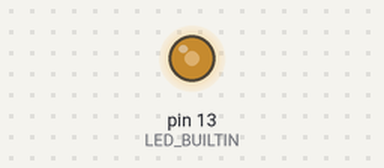
A sketch run on a simulated Arduino Uno, built with avr-gcc and run on an emulated ATmega328P. Parts: output pins drawn as LEDs (lit = HIGH).

Above: at 0.1 s.
Timing chart, 0 to 1.6 s (numbered marks = the images above):
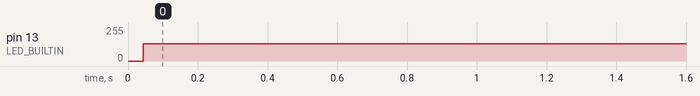

Measured:
- by itself, pin 13 (LED_BUILTIN): 0/255 → 129/255 at 0.04 s

The sketch:

led.ino
```cpp
#define LED_BUILTIN 13

void setup() {
  // initialize digital pin LED_BUILTIN as an output.
  pinMode(LED_BUILTIN, OUTPUT);
}

// the loop function runs over and over again forever
void loop() {
  digitalWrite(LED_BUILTIN, HIGH);   // turn the LED on (HIGH is the voltage level)
  delay(1);                         // wait for a micro-second
  digitalWrite(LED_BUILTIN, LOW);    // turn the LED off by making the voltage LOW
  delay(1);                       // wait for a micro-second
}
```
